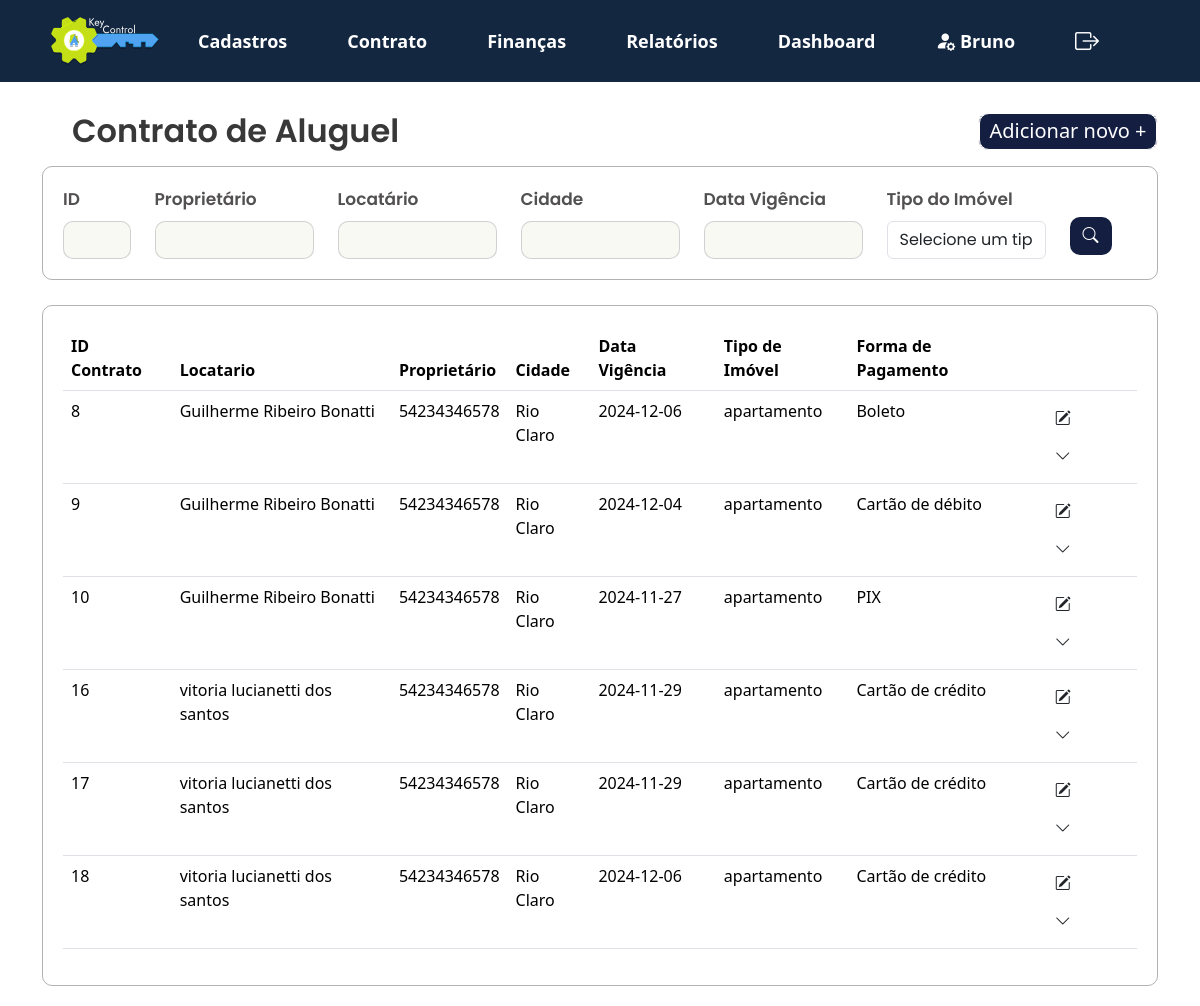
/KeyControl/projeto/views/lista_contrato.php (signed in), run on the app's committed database.
### tables this page shows
CREATE TABLE `contrato_aluguel` (
  `id` int(11) NOT NULL,
  `locatario_nome` varchar(255) NOT NULL,
  `locatario_data_nascimento` date NOT NULL,
  `locatario_nacionalidade` varchar(100) NOT NULL,
  `locatario_cep` varchar(10) NOT NULL,
  `locatario_bairro` varchar(100) NOT NULL,
  `locatario_estado` varchar(100) NOT NULL,
  `locatario_cpf_cnpj` varchar(14) NOT NULL,
  `locatario_telefone` varchar(15) NOT NULL,
  `locatario_estado_civil` varchar(50) NOT NULL,
  `locatario_rua` varchar(255) NOT NULL,
  `locatario_complemento` varchar(255) DEFAULT NULL,
  `locatario_pais` varchar(100) NOT NULL,
  `locatario_rg_ie` varchar(15) NOT NULL,
  `locatario_email` varchar(255) NOT NULL,
  `locatario_profissao` varchar(100) NOT NULL,
  `locatario_numero` int(11) NOT NULL,
  `locatario_cidade` varchar(100) NOT NULL,
  `imovel_proprietario_cpf_cnpj` varchar(14) NOT NULL,
  `imovel_tipo` varchar(50) NOT NULL,
  `imovel_numero` int(11) NOT NULL,
  `imovel_cidade` varchar(100) NOT NULL,
  `imovel_taxa_venda` decimal(5,2) NOT NULL,
  `imovel_cep` varchar(10) NOT NULL,
  `imovel_bairro` varchar(100) NOT NULL,
  `imovel_estado` varchar(100) NOT NULL,
  `imovel_valor` decimal(15,2) NOT NULL,
  `imovel_registro` varchar(50) NOT NULL,
  `imovel_rua` varchar(255) NOT NULL,
  `imovel_complemento` varchar(255) DEFAULT NULL,
  `imovel_pais` varchar(100) NOT NULL,
  `fiador_nome` varchar(255) NOT NULL,
  `fiador_data_nascimento` date NOT NULL,
  `fiador_nacionalidade` varchar(100) NOT NULL,
  `fiador_cep` varchar(10) NOT NULL,
  `fiador_bairro` varchar(100) NOT NULL,
  `fiador_estado` varchar(100) NOT NULL,
  `fiador_cpf_cnpj` varchar(14) NOT NULL,
  `fiador_telefone` varchar(15) NOT NULL,
  `fiador_estado_civil` varchar(50) NOT NULL,
  `fiador_rua` varchar(255) NOT NULL,
  `fiador_complemento` varchar(255) DEFAULT NULL,
  `fiador_pais` varchar(100) NOT NULL,
  `fiador_rg_ie` varchar(15) NOT NULL,
  `fiador_email` varchar(255) NOT NULL,
  `fiador_profissao` varchar(100) NOT NULL,
  `fiador_numero` int(11) NOT NULL,
  `fiador_cidade` varchar(100) NOT NULL,
  `contrato_vigencia` date NOT NULL,
  `contrato_forma_pagamento` varchar(50) NOT NULL,
  `contrato_data_vencimento` date NOT NULL,
  `id_imobiliaria` varchar(20) NOT NULL,
  `meses_caucao` int(11) DEFAULT NULL,
  `vencimento_caucao` date DEFAULT NULL,
  `total_caucao` decimal(15,2) DEFAULT NULL,
  `forma_pagamento_caucao` varchar(50) DEFAULT NULL,
  `id_lancamento` int(11) NOT NULL
);

CREATE TABLE `cadastro_imovel` (
  `id` int(11) NOT NULL,
  `id_imobiliaria` varchar(20) NOT NULL,
  `cpf_cnpj_proprietario` varchar(20) NOT NULL,
  `tipo_imovel` varchar(50) NOT NULL,
  `quantidade_quartos` int(11) DEFAULT NULL,
  `quantidade_banheiros` int(11) DEFAULT NULL,
  `quantidade_vagas` int(11) DEFAULT NULL,
  `area_total` decimal(10,2) DEFAULT NULL,
  `cep` varchar(10) DEFAULT NULL,
  `rua` varchar(100) DEFAULT NULL,
  `numero` varchar(10) DEFAULT NULL,
  `bairro` varchar(50) DEFAULT NULL,
  `cidade` varchar(50) DEFAULT NULL,
  `estado` varchar(50) DEFAULT NULL,
  `pais` varchar(50) DEFAULT NULL,
  `registro_imovel` varchar(50) DEFAULT NULL,
  `valor_aluguel` float DEFAULT NULL,
  `taxa_aluguel` float DEFAULT NULL,
  `valor_venda` float DEFAULT NULL,
  `taxa_venda` float DEFAULT NULL,
  `complemento` varchar(255) DEFAULT NULL,
  `registro_agua` varchar(50) DEFAULT NULL
);

### KeyControl/projeto/app/controllers/filtro_contrato_aluguel.php (called while the page is built, shortened)
<?php
include '../app/controllers/db_conexao.php';
function buildQuery($contrato_id, $locatario_nome, $contrato_vigencia, $tipo_imovel, $contrato_forma_pagamento) {
    $sql = "
        SELECT contrato_aluguel.id AS contrato_id,
            contrato_aluguel.locatario_nome,
            contrato_aluguel.contrato_vigencia,
            contrato_aluguel.imovel_cidade,
            contrato_aluguel.contrato_forma_pagamento,
            c_imovel.tipo_imovel,
            c_imovel.cpf_cnpj_proprietario
        FROM contrato_aluguel
        JOIN cadastro_imovel c_imovel
            ON contrato_aluguel.id_imobiliaria = c_imovel.id_imobiliaria
        WHERE 1=1
        ";
    $conditions = [];
    $params = [];
    return [$sql, $params];
}
$id = $_POST['contrato_id'] ?? '';
$locatario_nome = $_POST['locatario'] ?? '';
$contrato_vigencia = $_POST['vigencia'] ?? '';
$tipo_imovel = $_POST['tipo_imovel'] ?? '';
$contrato_forma_pagamento = $_POST['forma_pagamento'] ?? '';
list($sql, $params) = buildQuery($id, $locatario_nome, $contrato_vigencia, $tipo_imovel, $contrato_forma_pagamento);
try {
    if ($pdo) {
        $stmt = $pdo->prepare($sql);
        $stmt->execute($params);
        $result = $stmt->fetchAll(PDO::FETCH_ASSOC);
    } else {
        throw new Exception("Erro na conexão com o banco de dados.");
    }
} catch (Exception $e) {
    echo "Erro na execução da consulta: " . htmlspecialchars($e->getMessage());
}
?>

### KeyControl/projeto/views/lista_contrato.php (the view, shortened to what this page needs)
<?php
    include_once '../app/controllers/filtro_contrato_aluguel.php';
    ?>
<!DOCTYPE html>
<html lang="pt-br">
<head>
    <link href="https://cdn.jsdelivr.net/npm/bootstrap@5.3.3/dist/css/bootstrap.min.css" rel="stylesheet">
    <link rel="stylesheet" href="../public/assets/js/menu.js">
    <link rel="stylesheet" href="https://cdn.jsdelivr.net/npm/bootstrap-icons@1.10.5/font/bootstrap-icons.css">
    <link rel="stylesheet" type="text/css" href="../public/assets/css/style2.css">
</head>
<body>
<?php include 'navbar.php';?>
    <section>
        <div class="container">
            <div class="d-flex justify-content-between align-items-center mb-3">
                <h2 class="mb-0">Contrato de Aluguel</h2>
                <div class="button_adicionarnovo">
                    <a class="button_adicionarnovo floating dropdown-toggle hide-arrow" data-bs-toggle="dropdown" aria-expanded="false" href="">
                        <span class="button_adicionarnovo">Adicionar novo +</span>
                    </a>
                </div>
            </div>
        </div>
    <div class="container">
        <form method="POST" action="">
            <div class="filtros-container">
                <div class="row g-12">
                    <div class="col-md-1">
                        <label for="id" class="form-label">ID</label>
                        <input type="text" id="id" class="form-control" name="id" value="<?= htmlspecialchars($_POST['id'] ?? '') ?>">
                    </div>
                    <div class="col-md-2">
                        <label for="cpf_cnpj_proprietario" class="form-label">Proprietário</label>
                            <input type="text" id="cpf_cnpj_proprietario" class="form-control" name="cpf_cnpj_proprietario" value="<?= htmlspecialchars($_POST['cpf_cnpj_proprietario'] ?? '') ?>">
                    </div>
                    <div class="col-md-2">
                        <label for="locatario" class="form-label">Locatário</label>
                        <input type="text" id="locatario" class="form-control" name="locatario" value="<?= htmlspecialchars($_POST['locatario'] ?? '') ?>">
                    </div>
                    <div class="col-md-2">
                        <label for="cidade" class="form-label">Cidade</label>
                        <input type="text" id="cidade" class="form-control" name="cidade" value="<?= htmlspecialchars($_POST['cidade'] ?? '') ?>">
                    </div>
                    <div class="col-md-2">
                        <label for="vigencia" class="form-label">Data Vigência</label>
                        <input type="text" id="vigencia" class="form-control" name="vigencia" value="<?= htmlspecialchars($_POST['vigencia'] ?? '') ?>">
                    </div>
                    <div class="col-md-2">
                        <label for="tipo_imovel" class="mb-2">Tipo do Imóvel</label>
                            <select class="form-control" name="tipo_imovel" id="tipo_imovel" onchange="checkSelection('tipo_imovel')">
                                <option value="" disabled <?= !isset($_POST['tipo_imovel']) ? 'selected' : '' ?>>Selecione um tipo</option>
                            </select>
                    </div>
                    <div class="col-md-1">
                        <button class="btn btn-buscar" type="submit">
                            <i class="bi bi-search"></i>
                        </button>
                    </div>
                </div>
            </div>
        </form>
    </div>
</section>
<section>
    <div class="container">
        <div class="card_relatório">
        <table class="table table-hover">
                <thead>
                    <tr>
                        <th>ID Contrato</th>
                        <th>Locatario</th>
                        <th>Proprietário</th>
                        <th>Cidade</th>
                        <th>Data Vigência</th>
                        <th>Tipo de Imóvel</th>
                        <th>Forma de Pagamento</th>
                        <th></th>
                    </tr>
                </thead>
                <tbody>
                    <?php
                        if (isset($result) && count($result) > 0) {
                            foreach ($result as $row) {
                                echo "<tr>
                                    <td>" . htmlspecialchars($row['contrato_id'] ?? '-') . "</td>
                                    <td>" . htmlspecialchars($row['locatario_nome']) . "</td>
                                    <td>" . htmlspecialchars($row['cpf_cnpj_proprietario'] ?? '-') . "</td>
                                    <td>" . htmlspecialchars($row['imovel_cidade'] ?? '-') . "</td>
                                    <td>" . htmlspecialchars($row['contrato_vigencia'] ?? '-') . "</td>
                                    <td>" . htmlspecialchars($row['tipo_imovel'] ?? '-') . "</td>
                                    <td>" . htmlspecialchars($row['contrato_forma_pagamento'] ?? '-') . "</td>
                                    <td>
                                        <button class='btn' onclick='editRecord(" . htmlspecialchars($row['contrato_id']) . ")'>
                                            <i class='bi bi-pencil-square'></i>
                                        </button>
                                        <button class='btn' onclick='toggleSubMenu(this)'>
                                            <i class='bi bi-chevron-down'></i>
                                        </button>
                                                <button class='imprimir' onclick='printInfo(" . htmlspecialchars($row['contrato_id']) . ")'>
                                                </button>
                                                <button class='imprimir' title='imprimirContrato' onclick='redirectToRelatorio2(" . htmlspecialchars($row['contrato_id']) . ")'>
                                                </button>
                                                <button class='excluir' onclick='deleteRecord(" . htmlspecialchars($row['contrato_id']) . ")'>
                                                </button>
                                    </td>
                                </tr>";
                            }
                        } else {
                            echo "<tr><td colspan='8'>Nenhum registro encontrado</td></tr>";
                        }
                    ?>
                </tbody>
            </table>
        </div>
    </div>
</section>
</body>
</html>

### KeyControl/projeto/public/assets/css/style2.css (style rules this page uses)
h2 { font-family: "Poppins", sans-serif; font-weight: 600; font-style: normal; color: #383838; margin: 30px; }
.container h2 { position: relative; z-index: 1; }
form { font-family: "Poppins", sans-serif; font-style: normal; font-weight: 600; font-size: 17px; color: rgb(82, 80, 80); }
input.form-control { background-color: #F7F9F2; color: #333; border: 0px; }
h2.mb-0 { margin-block: auto; }
.filtros-container input.form-control { border: 1px solid #3838383b; border-radius: 10px; }
.filtros-container { width: auto; height: auto; border: 1px solid #38383862; border-radius: 10px; padding: 20px; display: flex; }
.filtros-container .btn-buscar { margin-top: 30px; }
.btn-buscar { background-color: #131E41; color: white; border-radius: 10px; }
.card_relatório { width: auto; height: auto; border: 1px solid #38383862; border-radius: 10px; margin-top: 25px; margin-bottom: 20px; padding: 20px; }
.button_adicionarnovo { border: 1px solid; border-radius: 10px; background-color: #131E41; width: 180px; height: 37px; align-items: center; display: flex; justify-content: center; align-items: center; text-align: center; color: #ffffff; font-size: 20px; text-decoration: none; }
.hide-arrow::after { display: none; }

### data on the page
contrato_aluguel: id "8", locatario_nome "Guilherme Ribeiro Bonatti", cadastro_imovel.cpf_cnpj_proprietario "54234346578", imovel_cidade "Rio Claro", contrato_vigencia "2024-12-06", cadastro_imovel.tipo_imovel "apartamento", contrato_forma_pagamento "Boleto"
contrato_aluguel: id "9", locatario_nome "Guilherme Ribeiro Bonatti", cadastro_imovel.cpf_cnpj_proprietario "54234346578", imovel_cidade "Rio Claro", contrato_vigencia "2024-12-04", cadastro_imovel.tipo_imovel "apartamento", contrato_forma_pagamento "Cartão de débito"
contrato_aluguel: id "10", locatario_nome "Guilherme Ribeiro Bonatti", cadastro_imovel.cpf_cnpj_proprietario "54234346578", imovel_cidade "Rio Claro", contrato_vigencia "2024-11-27", cadastro_imovel.tipo_imovel "apartamento", contrato_forma_pagamento "PIX"
contrato_aluguel: id "16", locatario_nome "vitoria lucianetti dos santos", cadastro_imovel.cpf_cnpj_proprietario "54234346578", imovel_cidade "Rio Claro", contrato_vigencia "2024-11-29", cadastro_imovel.tipo_imovel "apartamento", contrato_forma_pagamento "Cartão de crédito"
contrato_aluguel: id "17", locatario_nome "vitoria lucianetti dos santos", cadastro_imovel.cpf_cnpj_proprietario "54234346578", imovel_cidade "Rio Claro", contrato_vigencia "2024-11-29", cadastro_imovel.tipo_imovel "apartamento", contrato_forma_pagamento "Cartão de crédito"
contrato_aluguel: id "18", locatario_nome "vitoria lucianetti dos santos", cadastro_imovel.cpf_cnpj_proprietario "54234346578", imovel_cidade "Rio Claro", contrato_vigencia "2024-12-06", cadastro_imovel.tipo_imovel "apartamento", contrato_forma_pagamento "Cartão de crédito"

### other printed values
$first_name "Bruno"
